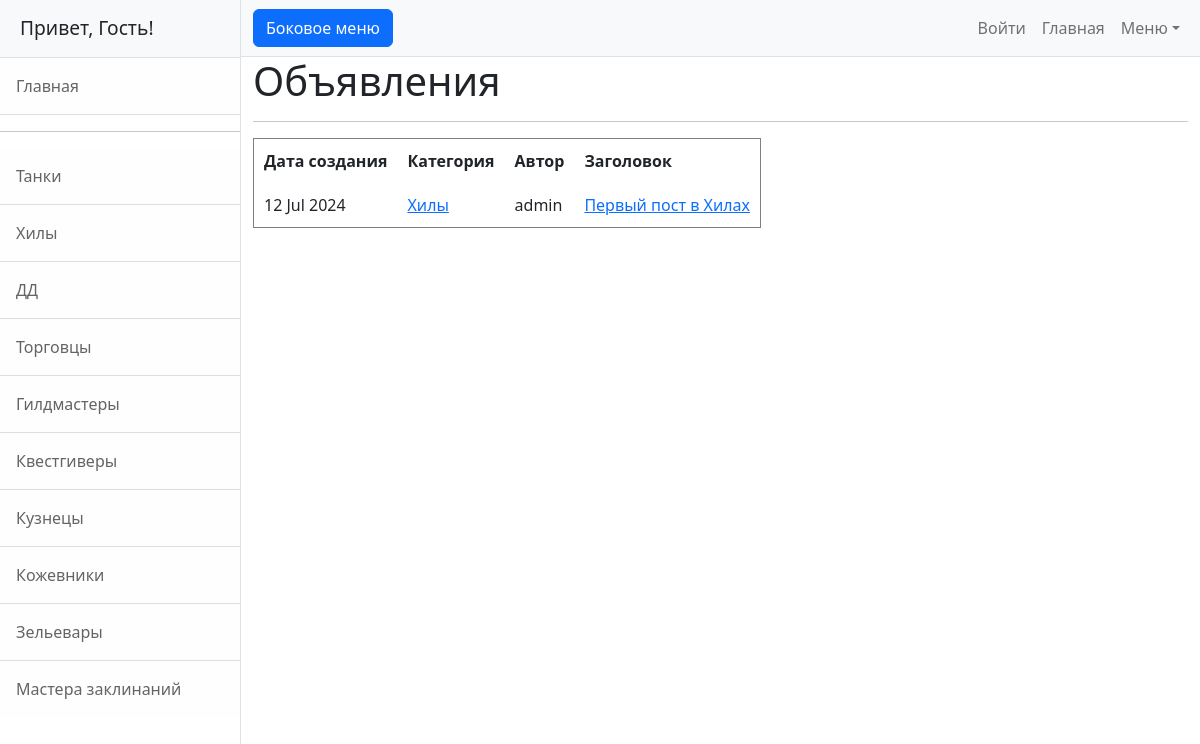
/posts/, run on an earlier commit of the app's database.
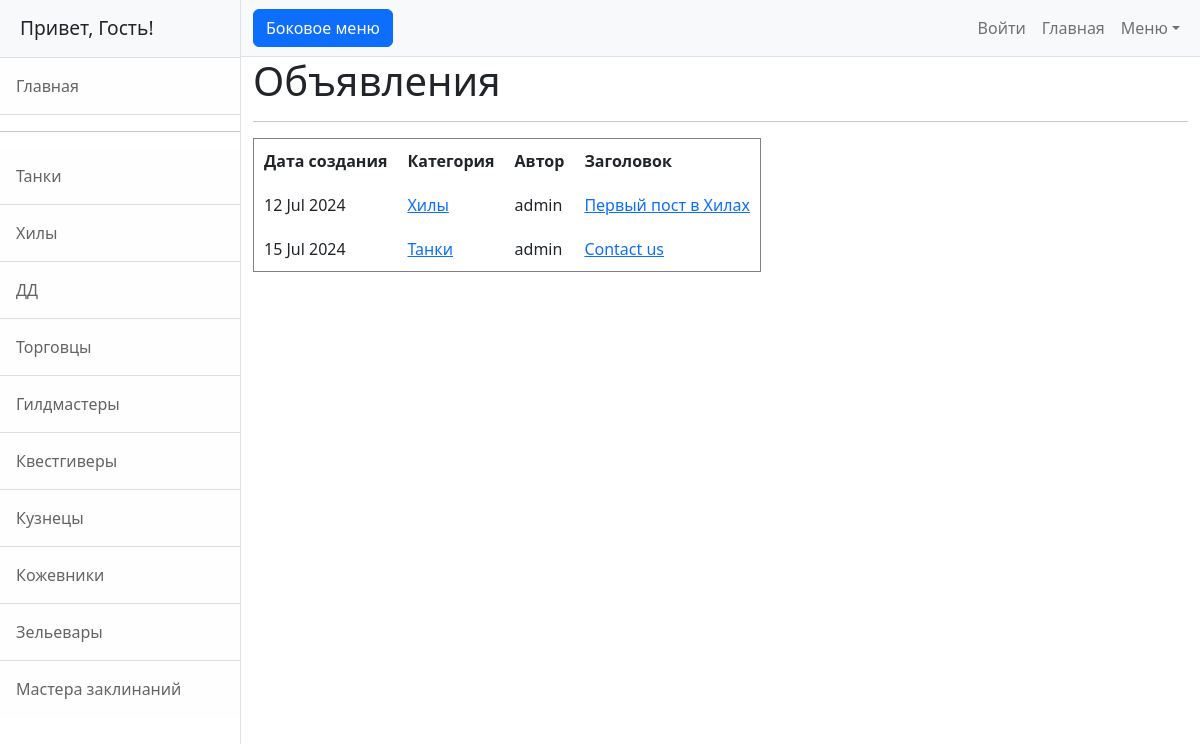
And on a later commit of the database.
### board/models.py (models this page shows, shortened)
class Post(models.Model):
    CATEGORIES = [
        ('TA', 'Танки'),
        ('HI', 'Хилы'),
        ('DD', 'ДД'),
        ('TO', 'Торговцы'),
        ('GI', 'Гилдмастеры'),
        ('KV', 'Квестгиверы'),
        ('KU', 'Кузнецы'),
        ('KO', 'Кожевники'),
        ('ZE', 'Зельевары'),
        ('MA', 'Мастера заклинаний'),
    ]
    title = models.CharField(max_length=255, unique=True)
    content = models.TextField()
    author = models.ForeignKey(User, on_delete=models.CASCADE)
    created = models.DateTimeField(auto_now_add=True)
    category = models.CharField(max_length=2, choices=CATEGORIES)
    replies = models.ManyToManyField('Reply', blank=True, related_name='replies')

### board/views.py (the view)
# urls.py: path('', PostList.as_view(), name='post_list'),
class PostList(ListView):
    model = Post
    ordering = 'created'
    template_name = 'posts.html'
    context_object_name = 'posts'
    paginate_by = 10

### templates/posts.html (shortened to what this page needs)
{% extends 'flatpages/default.html' %}
{% load custom_filters %}
{% block content %}
    <h1>Объявления</h1>
    <hr>
{% if posts %}
    <table cellspacing="15" cellpadding="10" border="1">
        <tr>
            <td><b>Дата создания</b></td>
            <td><b>Категория</b></td>
            <td><b>Автор</b></td>
            <td><b>Заголовок</b></td>
        </tr>
        {% for post in posts %}
        <tr>
            <td>{{ post.created|date:"d M Y" }}</td>
            <td><a href="{% url 'category_list' post.category %}">{{ post.get_category_display }}</a></td>
            <td>{{ post.author.username }}</td>
            <td><a href="{% url 'post_details' post.id %}">{{ post.title|censor }}</a></td>
        </tr>
        {% endfor %}
    </table>
{% else %}
  <h2>Объявлений нет</h2>
{% endif %}
{% endblock content %}

What changed in the data, as far as the page shows it:
added Post: created "15 Jul 2024", category "Танки", author.username "admin", title|censor "Contact us"
